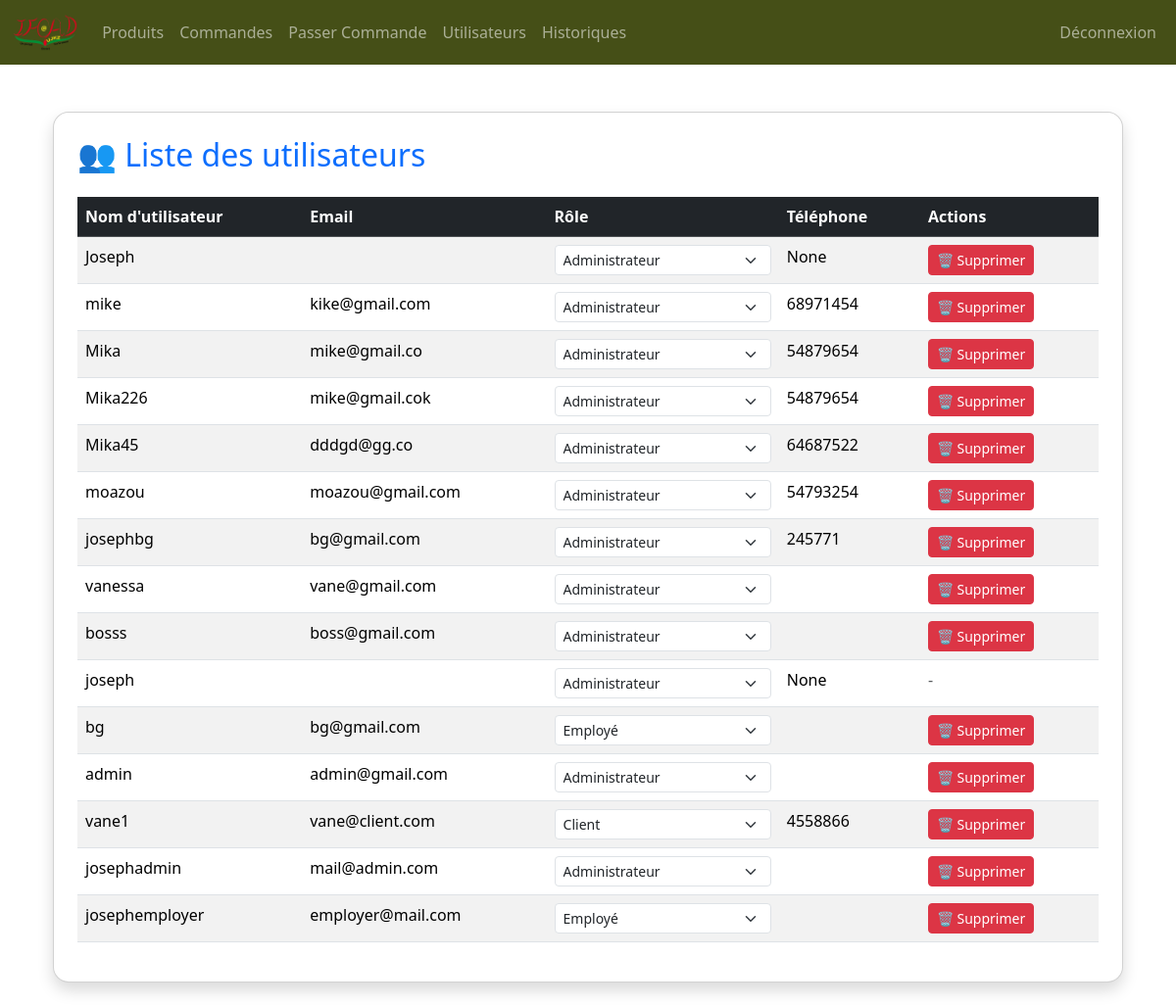
/utilisateurs/ (signed in), run on the app's committed database.
### users/models.py (models this page shows, shortened)
class Utilisateur(AbstractUser):
    ADMIN = "admin"
    EMPLOYE = "employe"
    CLIENT = "client"
    ROLES = [
        (ADMIN, "Administrateur"),
        (EMPLOYE, "Employé"),
        (CLIENT, "Client"),
    ]
    role = models.CharField(max_length=20, choices=ROLES, default=CLIENT)
    telephone = models.CharField(max_length=15, blank=True, null=True)
    adresse = models.TextField(blank=True, null=True)
    date_de_naissance = models.DateField(blank=True, null=True)
    photo_profil = models.ImageField(upload_to="photos_profils/", blank=True, null=True)

### users/views.py (the view)
# urls.py: path("utilisateurs/", liste_utilisateurs, name="liste_utilisateurs"),
@login_required(login_url='connexion')
def liste_utilisateurs(request):
    utilisateurs = Utilisateur.objects.all()
    peut_modifier = request.user.is_superuser
    return render(request, "users/liste_user.html", {
        "utilisateurs": utilisateurs,
        "peut_modifier": peut_modifier,
    })

### templates/users/liste_user.html (shortened to what this page needs)
{% extends "base/index.html" %}
{% block content %}
<div class="container mt-5">
    <div class="card shadow p-4">
        <h2 class="text-primary mb-4">👥 Liste des utilisateurs</h2>
        <table class="table table-striped">
            <thead class="table-dark">
                <tr>
                    <th>Nom d'utilisateur</th>
                    <th>Email</th>
                    <th>Rôle</th>
                    <th>Téléphone</th>
                    <th>Actions</th>
                </tr>
            </thead>
            <tbody>
                {% for user in utilisateurs %}
                <tr>
                    <td>{{ user.username }}</td>
                    <td>{{ user.email }}</td>
                    <td>
                        {% if peut_modifier %}
                        <form method="post" action="{% url 'changer_role_utilisateur' user.id %}">
                            <select name="role" class="form-select form-select-sm" onchange="this.form.submit()">
                                {% for code, label in user.ROLES %}
                                    <option value="{{ code }}" {% if user.role == code %}selected{% endif %}>
                                        {{ label }}
                                    </option>
                                {% endfor %}
                            </select>
                        </form>
                        {% else %}
                            {{ user.get_role_display }}
                        {% endif %}
                    </td>
                    <td>{{ user.telephone }}</td>
                    <td>
                        {% if peut_modifier and request.user != user %}
                            <form method="post" action="{% url 'supprimer_utilisateur' user.id %}">
                                <button type="submit" class="btn btn-danger btn-sm">🗑️ Supprimer</button>
                            </form>
                        {% else %}
                            <span class="text-muted">-</span>
                        {% endif %}
                    </td>
                </tr>
                {% endfor %}
            </tbody>
        </table>
    </div>
</div>
{% endblock %}

### templates/base/index.html (style rules this page uses)
.card { border-radius: 16px; overflow: hidden; }

### data on the page
Utilisateur: username "Joseph", role "Administrateur", telephone "None", shows "🗑️ Supprimer"
Utilisateur: username "mike", email "kike@gmail.com", role "Administrateur", telephone "68971454", shows "🗑️ Supprimer"
Utilisateur: username "Mika", email "mike@gmail.co", role "Administrateur", telephone "54879654", shows "🗑️ Supprimer"
Utilisateur: username "Mika226", email "mike@gmail.cok", role "Administrateur", telephone "54879654", shows "🗑️ Supprimer"
Utilisateur: username "Mika45", email "dddgd@gg.co", role "Administrateur", telephone "64687522", shows "🗑️ Supprimer"
Utilisateur: username "moazou", email "moazou@gmail.com", role "Administrateur", telephone "54793254", shows "🗑️ Supprimer"
Utilisateur: username "josephbg", email "bg@gmail.com", role "Administrateur", telephone "245771", shows "🗑️ Supprimer"
Utilisateur: username "vanessa", email "vane@gmail.com", role "Administrateur", shows "🗑️ Supprimer"
Utilisateur: username "bosss", email "boss@gmail.com", role "Administrateur", shows "🗑️ Supprimer"
Utilisateur: username "joseph", role "Administrateur", telephone "None"
Utilisateur: username "bg", email "bg@gmail.com", role "Employé", shows "🗑️ Supprimer"
Utilisateur: username "admin", email "admin@gmail.com", role "Administrateur", shows "🗑️ Supprimer"
Utilisateur: username "vane1", email "vane@client.com", role "Client", telephone "4558866", shows "🗑️ Supprimer"
Utilisateur: username "josephadmin", email "mail@admin.com", role "Administrateur", shows "🗑️ Supprimer"
Utilisateur: username "josephemployer", email "employer@mail.com", role "Employé", shows "🗑️ Supprimer"
